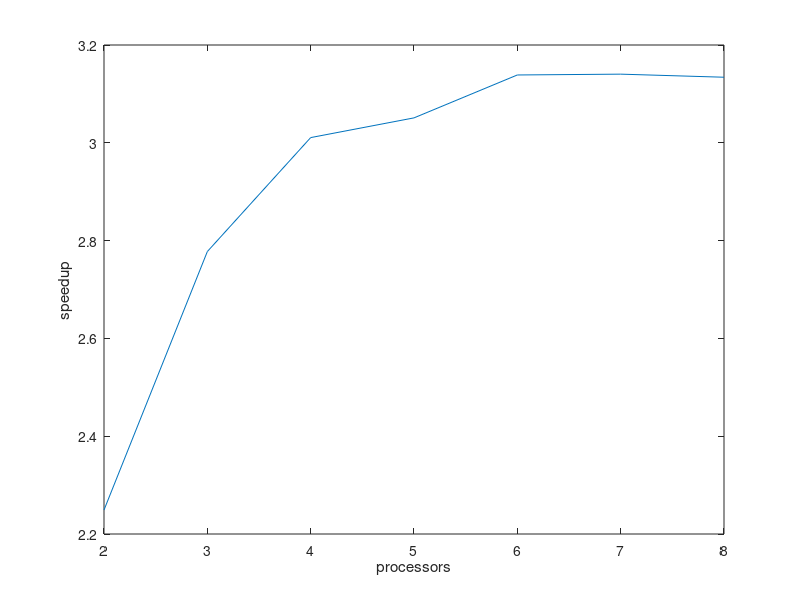

MATLAB code to generate this figure:
parallel=[10.433 8.448 7.794 7.691 7.476 7.472 7.487];
serial=23.465;
processors=2:8
speedup=serial./parallel
plot(processors,speedup)
xlabel('processors')
ylabel('speedup')
%%
guided=mean([.174 .179 .167 .177 .178])
static=mean([.174 .167 .178 .177 .174])
dynamic=mean([.180 .176 .157 .172 .182])
